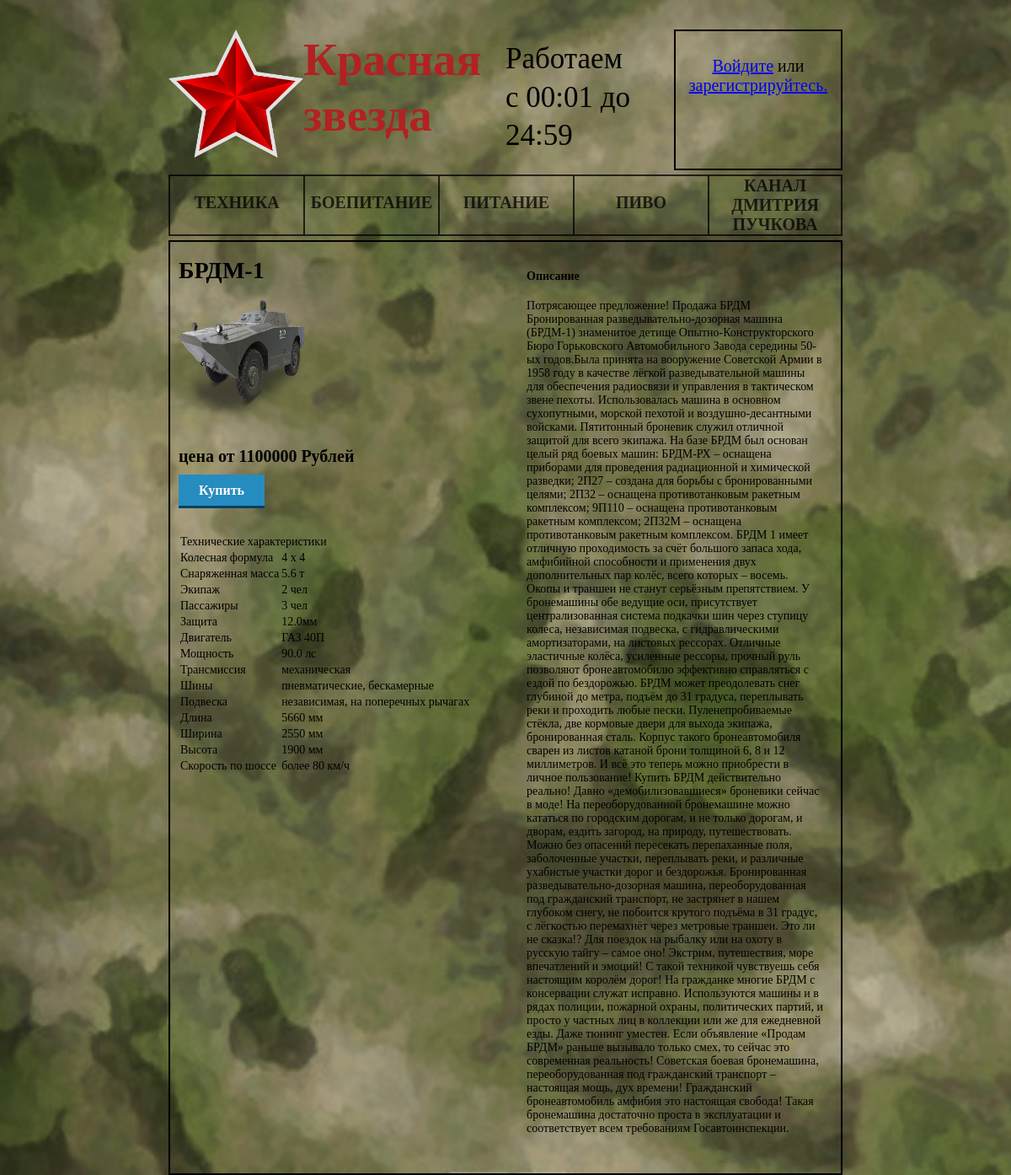
The page /products/machines/brdm-1/ on the database its author committed.
### products/models.py (models this page shows, shortened)
class Machine(models.Model):
    class Transmission(models.TextChoices):
        MECHANICAL = 'механическая'
    name = models.CharField("Машина", max_length=50)
    category = models.ForeignKey(Category, verbose_name="Категория", on_delete=models.SET_NULL, null=True)
    price = models.IntegerField("Цена", null=True)
    description = models.TextField("Описание")
    image = models.ImageField("Главная фотография", upload_to="machines/")
    wheels_formula = models.CharField("Колесная формула", max_length=5)
    curb_weight = models.FloatField("Снаряженная масса", null=True)
    crew = models.PositiveSmallIntegerField("Экипаж", null=True)
    passengers = models.PositiveSmallIntegerField("Пассажиры", null=True)
    armor = models.FloatField("Толщина брони", null=True)
    engine = models.CharField("Двигатель", max_length=50)
    power = models.FloatField("Мощность", null=True)
    transmission = models.CharField("Трансмиссия",
                                    choices=Transmission.choices,
                                    default=Transmission.MECHANICAL, max_length=50)
    buses = models.CharField("Шины", null=True, max_length=50)
    suspension = models.CharField("Подвеска", null=True, max_length=50)
    length = models.PositiveSmallIntegerField("Длина", null=True)
    width = models.PositiveSmallIntegerField("Ширина", null=True)
    height = models.PositiveSmallIntegerField("Высота", null=True)
    speed = models.PositiveSmallIntegerField("Скорость", null=True)
    url = models.SlugField(max_length=160, unique=True)
    class Meta:
        verbose_name = "Машина"
        verbose_name_plural = "Машины"

### products/views.py (the view)
# urls.py: path('machines/<slug:slug>/', views.MachineDetailView.as_view(), name='machine_detail'),
class MachineDetailView(View):
    def get(self, request, slug):
        machine = Machine.objects.get(url=slug)
        return render(request, 'machines/machine_detail.html', {'machine': machine})

### templates/machines/machine_detail.html (shortened to what this page needs)
{% extends '../base.html' %}
{% block content %}
<div class="container">
    <div class="product__content">
        <div class="content__config">
            <div class="model">
                <h1>{{ machine.name }}</h1>
                <a href="" rel="photo">
                    <img src="{{ machine.image.url }}" class="img">
                </a>
                <div class="price"> <span class="ot">цена от  </span>{{ machine.price }}<span class="rub">     Рублей</span>
                </div>
                <a href="{% url 'buy' %}" class="button blue">Купить</a>
            </div>
            <div class="ttx">
                <div class="table">
                    <table cellpadding="1" cellspacing="1">
                        <tbody>
                            <tr class="head">
                                <td colspan="2">Технические характеристики</td>
                            </tr>
                        </tbody>
                        <tbody>
                            <tr>
                                <td>Колесная формула</td>
                                <td>{{ machine.wheels_formula }}</td>
                            </tr>
                            <tr>
                                <td>Снаряженная масса</td>
                                <td>{{ machine.curb_weight }} т</td>
                            </tr>
                            <tr>
                                <td>Экипаж</td>
                                <td>{{ machine.crew }} чел</td>
                            </tr>
                            <tr>
                                <td>Пассажиры</td>
                                <td>{{ machine.passengers }} чел</td>
                            </tr>
                            <tr>
                                <td>Защита</td>
                                <td>{{ machine.armor }}мм</td>
                            </tr>
                            <tr>
                                <td>Двигатель</td>
                                <td>{{ machine.engine }}</td>
                            </tr>
                            <tr>
                                <td>Мощность</td>
                                <td>{{ machine.power }} лс</td>
                            </tr>
                            <tr>
                                <td>Трансмиссия</td>
                                <td>{{ machine.transmission }}</td>
                            </tr>
                            <tr>
                                <td>Шины</td>
                                <td>{{ machine.buses }}</td>
                            </tr>
                            <tr>
                                <td>Подвеска</td>
                                <td>{{ machine.suspension }}</td>
                            </tr>
                            <tr>
                                <td>Длина</td>
                                <td>{{ machine.length }} мм</td>
                            </tr>
                            <tr>
                                <td>Ширина</td>
                                <td>{{ machine.width }} мм</td>
                            </tr>
                            <tr>
                                <td>Высота</td>
                                <td>{{ machine.height }} мм</td>
                            </tr>
                            <tr>
                                <td>Скорость по шоссе</td>
                                <td>более {{ machine.speed }} км/ч</td>
                            </tr>
                        </tbody>
                    </table>
                </div>
            </div>
        </div>
        <div class="content__descr">
            <div class="text">
                <h4>Описание</h4>
                {{ machine.description }}
            </div>
        </div>
    </div>
</div>
{% endblock content %}

### static/css/style.css (style rules this page uses)
body { margin: 0; font-size: 14px; background: url("../images/back.jpg"); background-size: cover; }
*, *:before, *:after { box-sizing: border-box; }
.container { width: 100%; max-width: 800px; margin: 0 auto; }
body .button { font-size: 16px; font-weight: bold; padding: 10px 24px 9px; text-decoration: none; display: inline-block; background: none; }
body .button.blue { color: #fff; background: #268cbf; border-bottom: 3px solid #004166; }
.product__content { display: flex; border: 2px solid black; }
.content__config { padding-left: 10px; width: 50%; display: inline-block; }
.content__config .model { margin-bottom: 30px; position: relative; }
.content__config .model .price { font-size: 20px; font-weight: bold; margin-bottom: 10px; }
.content__config .model .img { max-width: 150px; height: 150px; margin-bottom: 20px; }
.content__config .ttx { margin-top: 10px; text-align: left; }
.content__config .ttx .table { max-width: 536px; text-align: left; }
.content__descr { width: 50%; margin: 0 0 30px 10px; vertical-align: top; }
.content__descr .text { padding: 15px 20px; }

### rows shown on the page
Machine: name "БРДМ-1", image (picture), price "1100000", wheels_formula "4 x 4", curb_weight "5.6", crew "2", passengers "3", armor "12.0", engine "ГАЗ 40П", power "90.0", transmission "механическая", buses "пневматические, бескамерные", suspension "независимая, на поперечных рычагах", length "5660", width "2550", height "1900", speed "80", description "Потрясающее предложение! Продажа БРДМ Бронированная разведывательно-дозорная машина (БРДМ-1) знаменитое детище Опытно-Конструкторского Бюро Горьковского Автомобильного Завода середины 50-ых годов.Была принята на вооружение Советской Армии в 1958 году в качестве лёгкой разведывательной машины для обеспечения радиосвязи и управления в тактическом звене пехоты. Использовалась машина в основном сухопутными, морской пехотой и воздушно-десантными войсками. Пятитонный броневик служил отличной защитой для всего экипажа. На базе БРДМ был основан целый ряд боевых машин: БРДМ-РХ – оснащена приборами для проведения радиационной и химической разведки; 2П27 – создана для борьбы с бронированными целями;…"
